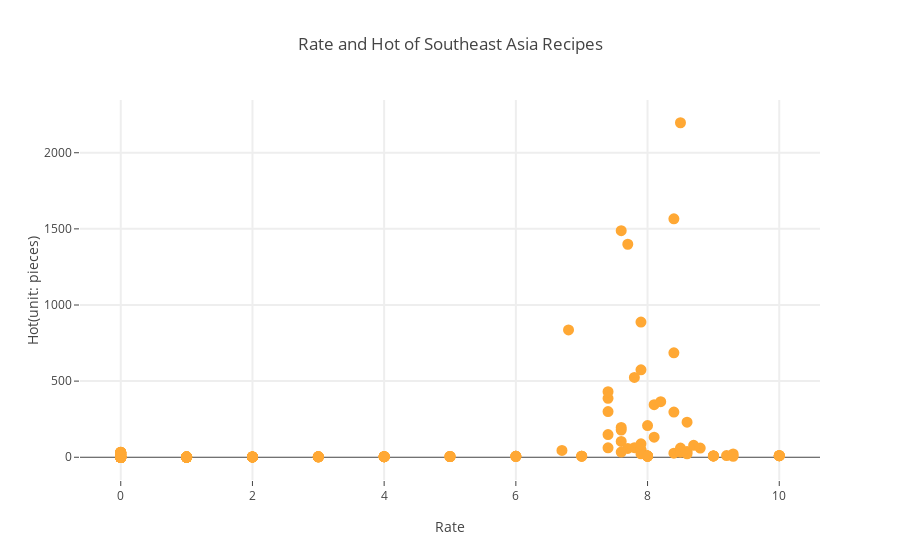

Notebook cell for this chart:
### Markdown cell above
# 2. 东南亚、韩式、日式、西式菜谱评分和热度对比图
# 2. The Comparision between Rate and Hot of Southeastern, Korean, Japanese and Western Recipes

### Code cell
data_rate1 = [go.Scatter(
    x = df1['rate'],
    y = df1['hot'],
    mode = 'markers',
    name = 'markers',
    text = df1['name'],
    marker=dict(
        color='rgb(255,168,52)',
        line=dict(
            color='rgb(255,168,52)',
            width = 5
        )
    )
)]
    
layout = dict(title = 'Rate and Hot of Southeast Asia Recipes',
              xaxis= dict(
                title= 'Rate',
                ticklen= 5,
                zeroline= False,
                gridwidth= 2,
              ),
              yaxis=dict(
                title= 'Hot(unit: pieces)',
                ticklen= 5,
                gridwidth= 2,
              )
             )

fig = dict(data=data_rate1, layout=layout)
iplot(fig)

### Figure 1 — Plotly figure (JSON) as saved in the notebook; plotly's stock layout.template omitted (floating-point values rounded to 4 significant figures; data arrays with more than 128 entries replaced by an {"elided": "..."} marker saying what was removed)
{"data": [{"marker": {"color": "rgb(255,168,52)", "line": {"color": "rgb(255,168,52)", "width": 5}}, "mode": "markers", "name": "markers", "text": {"elided": "197 str values"}, "type": "scatter", "x": {"elided": "197 float values"}, "y": {"elided": "197 int values"}}], "layout": {"title": "Rate and Hot of Southeast Asia Recipes", "xaxis": {"gridwidth": 2, "ticklen": 5, "title": "Rate", "zeroline": false}, "yaxis": {"gridwidth": 2, "ticklen": 5, "title": "Hot(unit: pieces)"}}}
